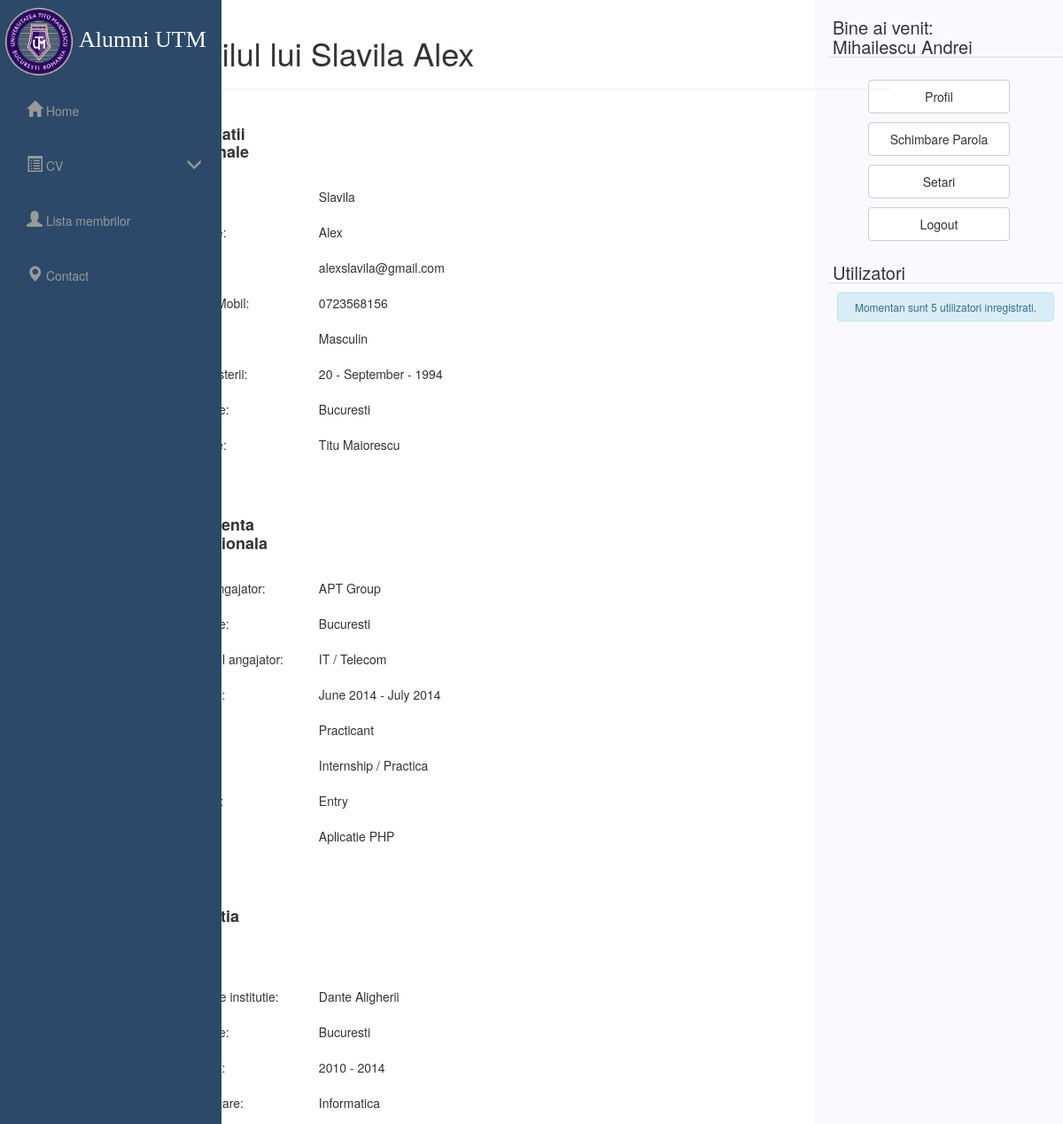
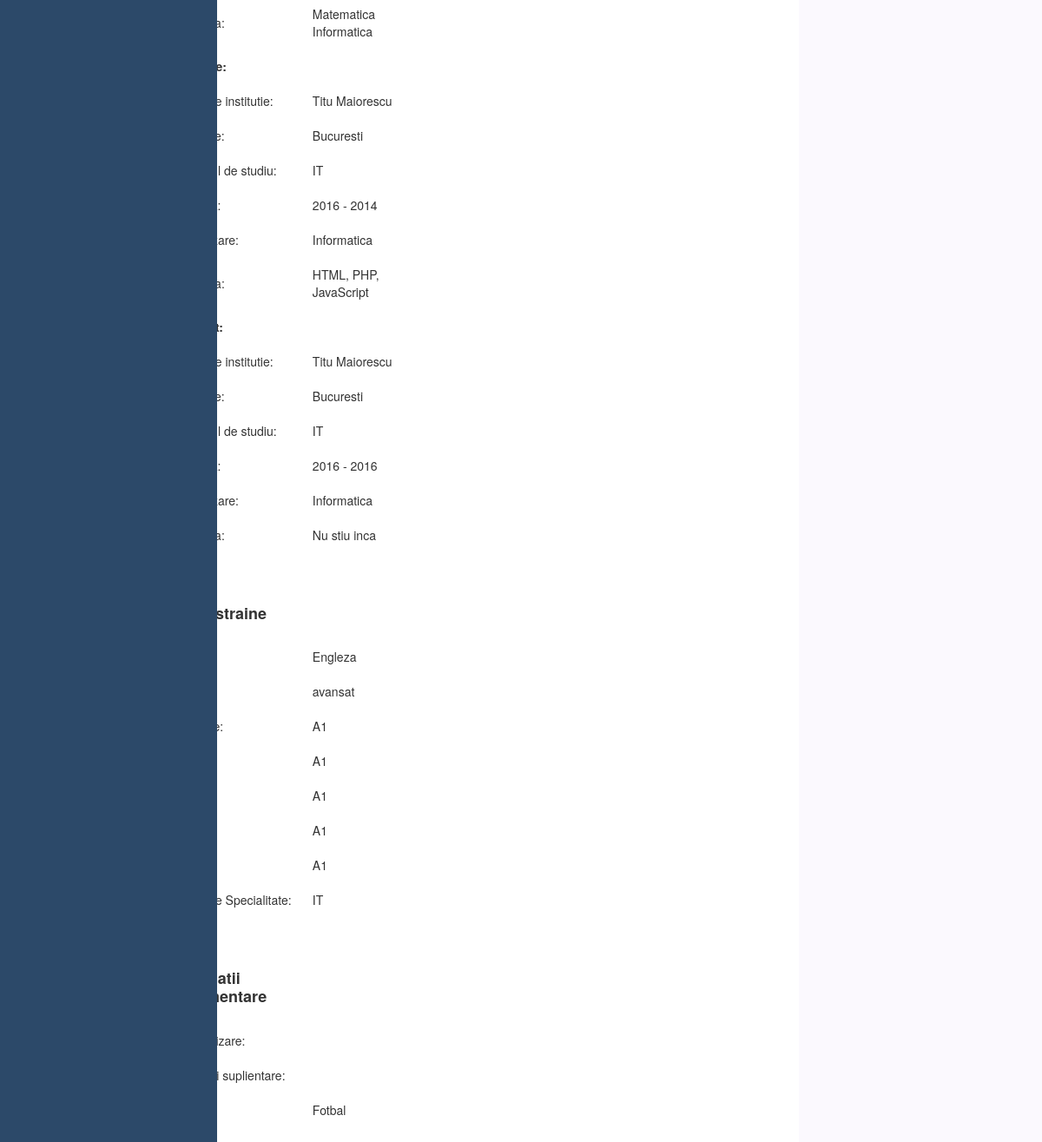
The page /lr/alex (signed in) on the database its author committed (2 pictures, top to bottom).
### tables this page shows
CREATE TABLE `users` (
  `user_id` int(11) NOT NULL,
  `username` varchar(32) NOT NULL,
  `password` varchar(32) NOT NULL,
  `first_name` varchar(32) NOT NULL,
  `initiala_tata` varchar(5) NOT NULL,
  `last_name` varchar(32) NOT NULL,
  `email` varchar(1024) NOT NULL,
  `CNP` varchar(20) NOT NULL,
  `active` int(11) NOT NULL DEFAULT '1',
  `type` int(1) NOT NULL DEFAULT '0'
);

### lr/core/functions/users.php (called while the page is built, shortened)
<?php
function user_data($user_id){
	$host = 'localhost';
	$dbname = 'licenta';
	$user = 'root';
	$pass = '';
	try {
		$connection = new PDO('mysql:host='.$host.';dbname='.$dbname,$user,$pass);
	}catch(PDOException $e){
		die($e->getCode());
	}
	$user_id = (int)$user_id;
	$func_num_args = func_num_args();
	$func_get_args = func_get_args();
	if ($func_num_args > 1) {
		unset($func_get_args[0]);
		$fields = '' . implode(', ', $func_get_args) . '';
		$conn = $connection->prepare("SELECT $fields FROM users WHERE user_id = :user_id");
		$conn->bindParam(':user_id', $user_id, PDO::PARAM_STR);
		$conn->execute();
		$data = $conn->fetch(PDO::FETCH_OBJ);
		return ($data);
	}
}
function user_exists($username) {
	$username=sanitize($username);
	$host = 'localhost';
	$dbname = 'licenta';
	$user = 'root';
	$pass = '';
	try {
		$connection = new PDO('mysql:host='.$host.';dbname='.$dbname,$user,$pass);
	}catch(PDOException $e){
		die($e->getCode());
	}
	$conn = $connection->prepare('SELECT * FROM users WHERE username = :user');
	$conn->bindParam(':user', $username, PDO::PARAM_STR);
	$conn->execute();
	if($conn->rowCount() == 1){
		return true;
	}else {
		return false;
	}
}
function user_id_from_username($username){
	$username=sanitize($username);
	$host = 'localhost';
	$dbname = 'licenta';
	$user = 'root';
	$pass = '';
	try {
		$connection = new PDO('mysql:host='.$host.';dbname='.$dbname,$user,$pass);
	}catch(PDOException $e){
		die($e->getCode());
	}
	$conn = $connection->prepare('SELECT * FROM users WHERE username = :user');
	$conn->bindParam(':user', $username, PDO::PARAM_STR);
	$conn->execute();
	$row = $conn->fetch(PDO::FETCH_OBJ);
	return $row->user_id;
}
?>

### lr/core/init.php (called while the page is built, shortened)
<?php
	require 'functions/general.php';
	require 'functions/users.php';
	if (logged_in() === true) {
		$session_user_id = $_SESSION['user_id'];
		$user_data = user_data($session_user_id, 'user_id', 'username', 'password', 'first_name', 'last_name', 'email', 'type');
	}
?>

### lr/core/functions/general.php (called while the page is built, shortened)
<?php
	function sanitize($data) {
		$data1 = htmlentities($data);
		$data1 = htmlspecialchars($data1);
		return $data1;
	}
	function cv_exists($session_user_id){
	$host = 'localhost';
	$dbname = 'licenta';
	$user = 'root';
	$pass = '';
	try {
		$connection = new PDO('mysql:host='.$host.';dbname='.$dbname,$user,$pass);
		$connection->setAttribute(PDO::ATTR_ERRMODE, PDO::ERRMODE_EXCEPTION);
	}catch(PDOException $e){
		die($e->getCode());
	}
	$verificare = $connection->prepare
	('SELECT id_user FROM cv WHERE id_user = :session_user_id');
	$verificare->bindParam(':session_user_id', $session_user_id, PDO::PARAM_INT);
	$verificare->execute();
	if($verificare->rowCount() == 1)
	    {
	        return true;
	    }
	else
	    {
	        return false;
	    }
	}
?>

### lr/profile.php (the view, shortened to what this page needs)
<?php
include 'core/init.php';
include 'includes/overall/header.php';
?>
<div class="col-md-10 col-md-offset-0">
<?php
if (isset($_GET['username']) === true && empty($_GET['username']) === false) {
	$username = $_GET['username'];
	if (user_exists($username) === true) {
		$user_id = user_id_from_username($username);
		$profile_data = user_data($user_id, 'first_name', 'last_name', 'email');
		?>
			<h1>Profilul lui <?php echo $profile_data->first_name . ' ' . $profile_data->last_name;?></h1><hr>
<?php
if(cv_exists($user_id) === true)
{
			$selectare = $connection->prepare('SELECT datePersonale FROM cv WHERE id_user = :user_id');
			$selectare->bindParam(':user_id', $user_id, PDO::PARAM_INT);
			$selectare->execute();
			$row = $selectare->fetch(PDO::FETCH_OBJ);
			$selectionResult = $row->datePersonale;
			$arrayResult = unserialize($selectionResult);
		?>
				<table style="width:40%">
				  <tr>
				    <td><h4><strong>Informatii Personale</strong></h4></td>
				  </tr>
				  <tr>
				    <td>Nume:</td>
				    <td><?php echo $arrayResult['tab1_nume']; ?></td>
				  </tr>
				  <tr>
				    <td>Prenume:</td>
				    <td><?php echo $arrayResult['tab1_prenume']; ?></td>
				  </tr>
				  <tr>
				    <td>Email:</td>
				    <td><?php echo $arrayResult['tab1_email']; ?></td>
				  </tr>
				  <tr>
				    <td>Telefon Mobil:</td>
				    <td><?php echo $arrayResult['tab1_telefon']; ?></td>
				  </tr>
				  <tr>
				    <td>Sex:</td>
				    <td><?php echo $arrayResult['tab1_sex']; ?></td>
				  </tr>
				  <tr>
				    <td>Data Nasterii:</td>
				    <td>
				    <?php
				    echo $arrayResult['tab1_ziua'];
				    echo " - ";
				    echo $arrayResult['tab1_luna'];
				    echo " - ";
				    echo $arrayResult['tab1_an'];
				    ?>
				    </td>
				  </tr>
				  <tr>
				    <td>Localitate:</td>
				    <td><?php echo $arrayResult['tab1_localitate']; ?></td>
				  </tr>
				  <tr>
				    <td>Facultate:</td>
				    <td><?php echo $arrayResult['tab1_facultate']; ?></td>
				  </tr>
				  <tr>
				    <td><br></td>
				  </tr>
				  <tr>
				    <td><h4><strong>Experienta profesionala</strong></h4></td>
				  </tr>
				  <tr>
				    <td>Nume Angajator:</td>
				    <td><?php echo $arrayResult['tab2_nume_angajator']; ?></td>
				  </tr>
				  <tr>
				    <td>Localitate:</td>
				    <td><?php echo $arrayResult['tab2_localitate']; ?></td>
				  </tr>
				  <tr>
				    <td>Domeniul angajator:</td>
				    <td><?php echo $arrayResult['tab2_domeniu_angajator']; ?></td>
				  </tr>
				  <tr>
				    <td>Perioada:</td>
				    <td>
				    <?php
				     echo $arrayResult['tab2_perioada_luna'];
				     echo $arrayResult['tab2_perioada_an'];
				     echo " - ";
				     echo $arrayResult['tab2_perioada_luna2'];
				     echo $arrayResult['tab2_perioada_an2'];
				    ?>
				    </td>
				  </tr>
				  <tr>
				    <td>Functia:</td>
				    <td><?php echo $arrayResult['tab2_functia']; ?></td>
				  </tr>
				  <tr>
				    <td>Tip job:</td>
				    <td><?php echo $arrayResult['tab2_tip_job']; ?></td>
				  </tr>
				  <tr>
				    <td>Nivel job:</td>
				    <td><?php echo $arrayResult['tab2_nivel_job']; ?></td>
				  </tr>
				  <tr>
				    <td>Activitati:</td>
				    <td><?php echo $arrayResult['tab2_activitati']; ?></td>
				  </tr>
				  <tr>
				    <td><br></td>
				  </tr>
				  <tr>
				    <td><h4><strong>Educatia</strong></h4></td>
				  </tr>
				  <tr>
				    <td><strong>Liceu:</strong></td>
				  </tr>
				   <tr>
				    <td>Denumire institutie:</td>
				    <td><?php echo $arrayResult['tab3_denumire']; ?></td>
				  </tr>
				  <tr>
				    <td>Localitate:</td>
				    <td><?php echo $arrayResult['tab3_localitate']; ?></td>
				  </tr>
				  <tr>
				  	<td>Perioada:</td>
				    <td>
				    <?php
				    echo $arrayResult['tab3_an1'];
				    echo " - ";
				    echo $arrayResult['tab3_an2'];
				    ?>
				    </td>
				  </tr>
				  <tr>
				    <td>Specializare:</td>
				    <td><?php echo $arrayResult['tab3_specializare']; ?></td>
				  </tr>
				  <tr>
				    <td>Disciplina:</td>
				    <td><?php echo $arrayResult['tab3_disciplina']; ?></td>
				  </tr>
				  <tr>
				    <td><strong>Facultate:</strong></td>
				  </tr>
				   <tr>
				    <td>Denumire institutie:</td>
				    <td><?php echo $arrayResult['tab3_fac_denumire']; ?></td>
				  </tr>
				  <tr>
				    <td>Localitate:</td>
				    <td><?php echo $arrayResult['tab3_fac_localitate']; ?></td>
				  </tr>
				  <tr>
				    <td>Domeniul de studiu:</td>
				    <td><?php echo $arrayResult['tab3_fac_domeniul']; ?></td>
				  </tr>
				  <tr>
				  	<td>Perioada:</td>
				    <td>
				    <?php
				    echo $arrayResult['tab3_fac_an1'];
				    echo " - ";
				    echo $arrayResult['tab3_fac_an2'];
				    ?>
				    </td>
				  </tr>
				  <tr>
				    <td>Specializare:</td>
				    <td><?php echo $arrayResult['tab3_fac_specializare']; ?></td>
				  </tr>
				  <tr>
				    <td>Disciplina:</td>
				    <td><?php echo $arrayResult['tab3_fac_disciplina']; ?></td>
				  </tr>
				  <tr>
				    <td><strong>Masterat:</strong></td>
				  </tr>
				   <tr>
				    <td>Denumire institutie:</td>
				    <td><?php echo $arrayResult['tab3_mas_denumire']; ?></td>
				  </tr>
				  <tr>
				    <td>Localitate:</td>
				    <td><?php echo $arrayResult['tab3_mas_localitate']; ?></td>
				  </tr>
				  <tr>
				    <td>Domeniul de studiu:</td>
				    <td><?php echo $arrayResult['tab3_mas_domeniul']; ?></td>
				  </tr>
				  <tr>
				  	<td>Perioada:</td>
				    <td>
				    <?php
				    echo $arrayResult['tab3_mas_an1'];
				    echo " - ";
				    echo $arrayResult['tab3_mas_an2'];
				    ?>
				    </td>
				  </tr>
				  <tr>
				    <td>Specializare:</td>
				    <td><?php echo $arrayResult['tab3_mas_specializare']; ?></td>
				  </tr>
				  <tr>
				    <td>Disciplina:</td>
				    <td><?php echo $arrayResult['tab3_mas_disciplina']; ?></td>
				  </tr>
				  <tr>
				    <td><br></td>
				  </tr>
				  <tr>
				    <td><h4><strong>Limbi straine</strong></h4></td>
				  </tr>
				  <tr>
				    <td>Limba:</td>
				    <td><?php echo $arrayResult['tab4_limba']; ?></td>
				  </tr>
				  <tr>
				    <td>Nivel:</td>
				    <td><?php echo $arrayResult['tab4_nivel']; ?></td>
				  </tr>
				  <tr>
				    <td>Ascultare:</td>
				    <td><?php echo $arrayResult['tab4_ascultare']; ?></td>
				  </tr>
				  <tr>
				    <td>Citire:</td>
				    <td><?php echo $arrayResult['tab4_citire']; ?></td>
				  </tr>
				  <tr>
				    <td>Vorbire:</td>
				    <td><?php echo $arrayResult['tab4_vorbire']; ?></td>
				  </tr>
				  <tr>
				    <td>Discurs:</td>
				    <td><?php echo $arrayResult['tab4_discurs']; ?></td>
				  </tr>
				  <tr>
				    <td>Scriere:</td>
				    <td><?php echo $arrayResult['tab4_scriere']; ?></td>
				  </tr>
				  <tr>
				    <td>Limbaj de Specialitate:</td>
				    <td><?php echo $arrayResult['tab4_limbaj_specialitate']; ?></td>
				  </tr>
				  <tr>
				    <td><br></td>
				  </tr>
				  <tr>
				    <td><h4><strong>Informatii suplimentare</strong></h4></td>
				  </tr>
				  <tr>
				    <td>Caracterizare:</td>
				    <td><?php echo $arrayResult['tab6_caracterizare']; ?></td>
				  </tr>
				  <tr>
				    <td>Informatii suplientare:</td>
				    <td><?php echo $arrayResult['tab6_informatii']; ?></td>
				  </tr>
				  <tr>
				    <td>Hobby:</td>
				    <td><?php echo $arrayResult['tab6_hobby']; ?></td>
				  </tr>
				</table>
<?php
}
else{
	echo '<div class="alert alert-info user-count" role="alert">';
    echo "<h5>Utilizatorul inca nu si-a completat CV-ul.</h5>";
    echo '</div>';
}
	}
	else
	{
		echo 'Ne cerem scuze dar utilizatorul nu exista.';
	}
}
else
{
	header('Location: index.php');
	exit();
}
include 'includes/overall/footer.php';
?>

### lr/includes/widgets/loggedin.php
<div class="widget">
<h2><?php echo 'Bine ai venit:<br> ' . $user_data->first_name . ' ' . $user_data->last_name ?></h2>
</div>
<div class="inner">
<div class="btn-group-vertical button-space" role="group" aria-label="...">
<form action="<?php echo $user_data->username;?>" method="post">
<button type="submit" class="btn btn-default widget-button hover1">Profil</button>
</form>
<form action="changepassword.php" method="post">
<button type="submit" class="btn btn-default widget-button hover1">Schimbare Parola</button>
</form>
<form action="settings.php" method="post">
<button type="submit" class="btn btn-default widget-button hover1">Setari</button>
</form>
<form action="logout.php" method="post">
<button type="submit" class="btn btn-default widget-button hover1">Logout</button>
</form>
</div>
</div>

### lr/css/simple-sidebar.css (style rules this page uses)
.widget { margin-bottom:20px; }
.widget h2 { margin:0 0 10px 0; padding:0 5px; font-weight:normal; border-bottom:1px solid #ddd; margin-top: 20px; font-size: 20px; }
.widget-button { width: 160px !important; margin: 5px; padding: 8px; }
.button-space { margin-left: 40px; }
td, th { padding: 10px; }
td { padding: -5px; }

### rows shown on the page
users: first_name "Mihailescu", last_name "Andrei"
users: first_name "Slavila", last_name "Alex"

### other values the page prints
$este "sunt"
$user_count "5"
$suffix "i"
$inregistrat "inregistrati"
$arrayResult['tab1_nume'] "Slavila"
$arrayResult['tab1_prenume'] "Alex"
$arrayResult['tab1_email'] "alexslavila@gmail.com"
$arrayResult['tab1_telefon'] "0723568156"
$arrayResult['tab1_sex'] "Masculin"
$arrayResult['tab1_ziua'] "20"
$arrayResult['tab1_luna'] "September"
$arrayResult['tab1_an'] "1994"
$arrayResult['tab1_localitate'] "Bucuresti"
$arrayResult['tab1_facultate'] "Titu Maiorescu"
$arrayResult['tab2_nume_angajator'] "APT Group"
